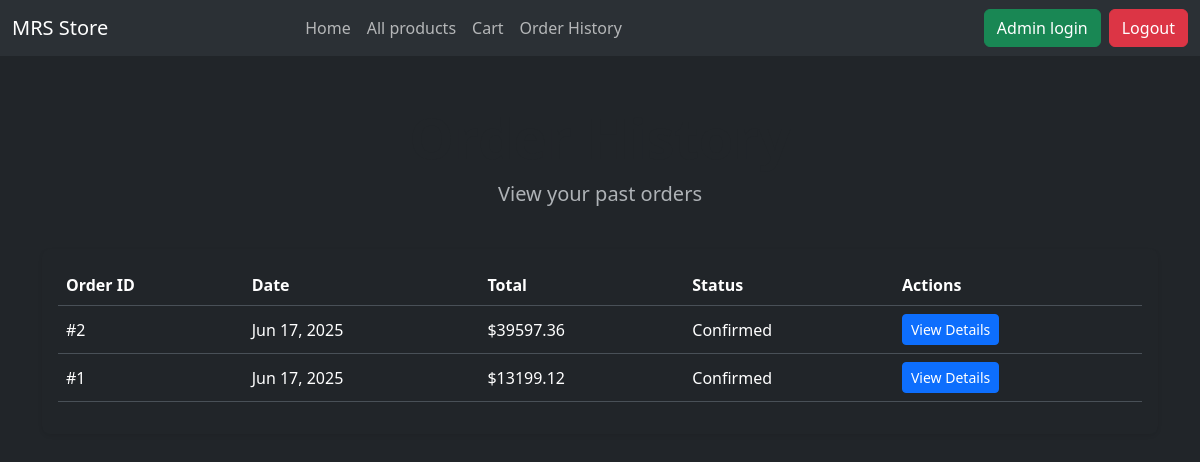
Screenshot of /website/order-history/ (signed in) with the database file from the repository.
### user/models.py (models this page shows, shortened)
class Order(models.Model):
    STATUS_CHOICES = [
        ('Pending', 'Pending'),
        ('Confirmed', 'Confirmed'),
        ('Rejected', 'Rejected'),
    ]
    user = models.ForeignKey(SimpleUser, on_delete=models.CASCADE, null=True, blank=True)
    first_name = models.CharField(max_length=50)
    last_name = models.CharField(max_length=50)
    email = models.EmailField()
    address_line1 = models.CharField(max_length=100)
    address_line2 = models.CharField(max_length=100, blank=True)
    city = models.CharField(max_length=50)
    state = models.CharField(max_length=50)
    postal_code = models.CharField(max_length=20)
    country = models.CharField(max_length=50)
    created_at = models.DateTimeField(auto_now_add=True)
    updated_at = models.DateTimeField(auto_now=True)
    total = models.FloatField()
    status = models.CharField(max_length=20,choices=STATUS_CHOICES, default='Pending')

### user/views.py (the view)
# urls.py: path('order-history/', views.order_history, name='order_history'),
def order_history(request):
    user_id = request.session.get('user_id')
    if not user_id:
        messages.error(request, "You must be logged in to view order history.")
        return redirect('login')
    user = get_object_or_404(SimpleUser, id=user_id)
    orders = Order.objects.filter(user=user).order_by('-created_at')
    context = {
        'orders': orders,
    }
    return render(request, 'order_history.html', context)

### user/templates/order_history.html (shortened to what this page needs)
{% extends "layout.html" %}
{% block content %}
{% include "navbar.html" %}
<div class="container my-5">
    <div class="row text-center mb-4">
        <h1 class="display-4 fw-bold text-dark">Order History</h1>
        <p class="lead text-muted">View your past orders</p>
    </div>
    {% if orders %}
    <div class="row">
        <div class="col-12">
            <div class="card border-0 shadow-sm rounded-3">
                <div class="card-body">
                    <table class="table table-hover">
                        <thead>
                            <tr>
                                <th>Order ID</th>
                                <th>Date</th>
                                <th>Total</th>
                                <th>Status</th>
                                <th>Actions</th>
                            </tr>
                        </thead>
                        <tbody>
                            {% for order in orders %}
                            <tr>
                                <td>#{{ order.id }}</td>
                                <td>{{ order.created_at|date:"M d, Y" }}</td>
                                <td>${{ order.total|floatformat:2 }}</td>
                                <td>{{ order.status }}</td>
                                <td>
                                    <a href="{% url 'order_detail' order.id %}" class="btn btn-primary btn-sm">View Details</a>
                                </td>
                            </tr>
                            {% endfor %}
                        </tbody>
                    </table>
                </div>
            </div>
        </div>
    </div>
    {% else %}
    <div class="text-center my-5">
        <h5 class="text-muted">You have no past orders.</h5>
        <a href="{% url 'home_page' %}" class="btn btn-outline-primary mt-3">Continue Shopping</a>
    </div>
    {% endif %}
</div>
{% endblock %}

### user/templates/order_history.html (style rules this page uses)
.table th, .table td { vertical-align: middle; }
.card { transition: transform 0.3s ease, box-shadow 0.3s ease; }

### rows the page displays
Order: id "2", created_at "Jun 17, 2025", total "39597.36", status "Confirmed"
Order: id "1", created_at "Jun 17, 2025", total "13199.12", status "Confirmed"
